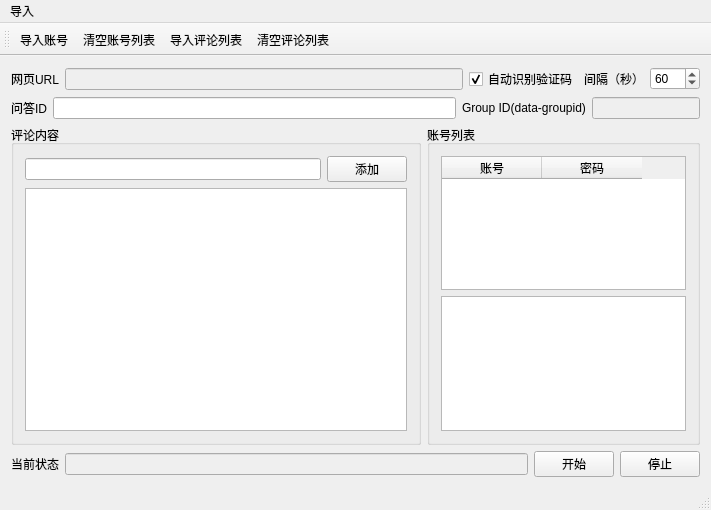
<?xml version="1.0" encoding="UTF-8"?>
<ui version="4.0">
 <class>autobots_toutiaoClass</class>
 <widget class="QMainWindow" name="autobots_toutiaoClass">
  <property name="geometry">
   <rect>
    <x>0</x>
    <y>0</y>
    <width>711</width>
    <height>510</height>
   </rect>
  </property>
  <property name="windowTitle">
   <string>今日头条发帖</string>
  </property>
  <widget class="QWidget" name="centralWidget">
   <layout class="QGridLayout" name="gridLayout_4">
    <item row="0" column="0" colspan="2">
     <layout class="QHBoxLayout" name="horizontalLayout_3">
      <item>
       <widget class="QLabel" name="label_3">
        <property name="text">
         <string>网页URL</string>
        </property>
       </widget>
      </item>
      <item>
       <widget class="QLineEdit" name="lineEdit_url">
        <property name="enabled">
         <bool>false</bool>
        </property>
       </widget>
      </item>
      <item>
       <widget class="QCheckBox" name="checkBox_code_online">
        <property name="text">
         <string>自动识别验证码</string>
        </property>
        <property name="checked">
         <bool>true</bool>
        </property>
       </widget>
      </item>
     </layout>
    </item>
    <item row="0" column="2">
     <layout class="QHBoxLayout" name="horizontalLayout_8">
      <item>
       <widget class="QLabel" name="label_5">
        <property name="text">
         <string>间隔（秒）</string>
        </property>
       </widget>
      </item>
      <item>
       <widget class="QSpinBox" name="spinBox_interval">
        <property name="minimum">
         <number>5</number>
        </property>
        <property name="maximum">
         <number>600</number>
        </property>
        <property name="singleStep">
         <number>5</number>
        </property>
        <property name="value">
         <number>60</number>
        </property>
       </widget>
      </item>
     </layout>
    </item>
    <item row="1" column="0">
     <layout class="QHBoxLayout" name="horizontalLayout_2">
      <item>
       <widget class="QLabel" name="label_2">
        <property name="text">
         <string>问答ID</string>
        </property>
       </widget>
      </item>
      <item>
       <widget class="QLineEdit" name="lineEdit_page_id">
        <property name="enabled">
         <bool>true</bool>
        </property>
        <property name="text">
         <string/>
        </property>
       </widget>
      </item>
     </layout>
    </item>
    <item row="1" column="1" colspan="2">
     <layout class="QHBoxLayout" name="horizontalLayout_4">
      <item>
       <widget class="QLabel" name="label_4">
        <property name="text">
         <string>Group ID(data-groupid)</string>
        </property>
       </widget>
      </item>
      <item>
       <widget class="QLineEdit" name="lineEdit_comment_group">
        <property name="enabled">
         <bool>false</bool>
        </property>
       </widget>
      </item>
     </layout>
    </item>
    <item row="2" column="0" colspan="3">
     <layout class="QHBoxLayout" name="horizontalLayout_6">
      <item>
       <widget class="QGroupBox" name="groupBox">
        <property name="sizePolicy">
         <sizepolicy hsizetype="Preferred" vsizetype="Preferred">
          <horstretch>6</horstretch>
          <verstretch>0</verstretch>
         </sizepolicy>
        </property>
        <property name="title">
         <string>评论内容</string>
        </property>
        <layout class="QGridLayout" name="gridLayout">
         <item row="0" column="0">
          <layout class="QHBoxLayout" name="horizontalLayout_7">
           <item>
            <widget class="QLineEdit" name="lineEdit_comment_id"/>
           </item>
           <item>
            <widget class="QPushButton" name="pushButton_add_comment_id">
             <property name="text">
              <string>添加</string>
             </property>
            </widget>
           </item>
          </layout>
         </item>
         <item row="1" column="0">
          <widget class="QListWidget" name="listWidget_comment_id">
           <property name="sizePolicy">
            <sizepolicy hsizetype="Expanding" vsizetype="Expanding">
             <horstretch>2</horstretch>
             <verstretch>0</verstretch>
            </sizepolicy>
           </property>
          </widget>
         </item>
        </layout>
       </widget>
      </item>
      <item>
       <widget class="QGroupBox" name="groupBox_2">
        <property name="sizePolicy">
         <sizepolicy hsizetype="Preferred" vsizetype="Preferred">
          <horstretch>4</horstretch>
          <verstretch>0</verstretch>
         </sizepolicy>
        </property>
        <property name="title">
         <string>账号列表</string>
        </property>
        <layout class="QGridLayout" name="gridLayout_2">
         <item row="0" column="0">
          <widget class="QTableWidget" name="tableWidget_account_id">
           <column>
            <property name="text">
             <string>账号</string>
            </property>
           </column>
           <column>
            <property name="text">
             <string>密码</string>
            </property>
           </column>
          </widget>
         </item>
         <item row="1" column="0">
          <widget class="QTextBrowser" name="textBrowser_commentid"/>
         </item>
        </layout>
       </widget>
      </item>
     </layout>
    </item>
    <item row="3" column="0" colspan="3">
     <layout class="QHBoxLayout" name="horizontalLayout">
      <item>
       <layout class="QGridLayout" name="gridLayout_3">
        <item row="0" column="0">
         <widget class="QLabel" name="label_1">
          <property name="text">
           <string>当前状态</string>
          </property>
         </widget>
        </item>
        <item row="0" column="1">
         <widget class="QLineEdit" name="lineEdit_msg">
          <property name="enabled">
           <bool>false</bool>
          </property>
         </widget>
        </item>
       </layout>
      </item>
      <item>
       <layout class="QHBoxLayout" name="horizontalLayout_5">
        <item>
         <widget class="QPushButton" name="pushButton_start">
          <property name="text">
           <string>开始</string>
          </property>
         </widget>
        </item>
        <item>
         <widget class="QPushButton" name="pushButton_pause">
          <property name="text">
           <string>停止</string>
          </property>
         </widget>
        </item>
       </layout>
      </item>
     </layout>
    </item>
   </layout>
  </widget>
  <widget class="QMenuBar" name="menuBar">
   <property name="geometry">
    <rect>
     <x>0</x>
     <y>0</y>
     <width>711</width>
     <height>23</height>
    </rect>
   </property>
   <widget class="QMenu" name="menu">
    <property name="title">
     <string>导入</string>
    </property>
    <addaction name="action_from_txt"/>
    <addaction name="action_clear_accounts"/>
    <addaction name="action_import_commentid"/>
    <addaction name="action_clear_comments"/>
   </widget>
   <addaction name="menu"/>
  </widget>
  <widget class="QToolBar" name="mainToolBar">
   <attribute name="toolBarArea">
    <enum>TopToolBarArea</enum>
   </attribute>
   <attribute name="toolBarBreak">
    <bool>false</bool>
   </attribute>
   <addaction name="action_from_txt"/>
   <addaction name="action_clear_accounts"/>
   <addaction name="action_import_commentid"/>
   <addaction name="action_clear_comments"/>
  </widget>
  <widget class="QStatusBar" name="statusBar"/>
  <action name="action_from_txt">
   <property name="text">
    <string>导入账号</string>
   </property>
   <property name="toolTip">
    <string>txt文本</string>
   </property>
  </action>
  <action name="action_import_commentid">
   <property name="text">
    <string>导入评论列表</string>
   </property>
  </action>
  <action name="action_clear_comments">
   <property name="text">
    <string>清空评论列表</string>
   </property>
  </action>
  <action name="action_clear_accounts">
   <property name="text">
    <string>清空账号列表</string>
   </property>
  </action>
 </widget>
 <layoutdefault spacing="6" margin="11"/>
 <resources>
  <include location="autobots_toutiao.qrc"/>
 </resources>
 <connections/>
</ui>
